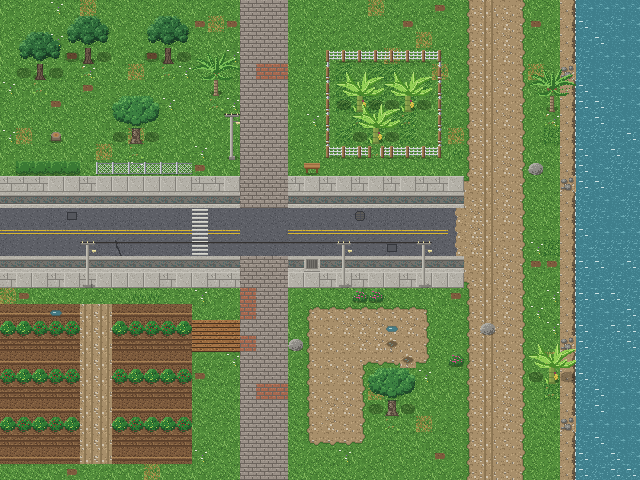

Below is a game level as drawn by its tile map, then a one-line description and the .tmx that defines it (tile-layer data replaced by summaries):
An orthogonal 40x30 tile map with 16x16 px tiles, 4 tile layers (ground, overlay, objects, canopy) and 6 objects (4x light, spawn, zone).

<map version="1.10" tiledversion="1.10.2" orientation="orthogonal" renderorder="right-down" width="40" height="30" tilewidth="16" tileheight="16" infinite="0" nextlayerid="10" nextobjectid="40">
 <tileset firstgid="1" source="../tilesets/town.tsx" />
 <layer id="1" name="ground" width="40" height="30">
  <data>[1200 cells, 1200 non-empty, 47 distinct tile ids]</data>
 </layer>
 <layer id="2" name="overlay" width="40" height="30">
  <data>[1200 cells, 31 non-empty, 3 distinct tile ids]</data>
 </layer>
 <layer id="3" name="objects" width="40" height="30">
  <properties>
   <property name="ysort" type="bool" value="true" />
  </properties>
  <data>[1200 cells, 92 non-empty, 21 distinct tile ids]</data>
 </layer>
 <layer id="4" name="canopy" width="40" height="30">
  <properties>
   <property name="above" type="bool" value="true" />
  </properties>
  <data>[1200 cells, 93 non-empty, 27 distinct tile ids]</data>
 </layer>
 <objectgroup id="5" name="collision" />
 <objectgroup id="6" name="spawns">
  <object id="20" name="default" class="spawn" x="136" y="184">
   <point />
  </object>
 </objectgroup>
 <objectgroup id="7" name="zones">
  <object id="25" name="zone_tiles_demo" class="zone" x="0" y="0" width="640" height="480">
   <properties>
    <property name="zone" value="tiles_demo" />
    <property name="title" value="Demo de tiles" />
    <property name="ambience" value="pueblo" />
   </properties>
  </object>
 </objectgroup>
 <objectgroup id="8" name="lights">
  <object id="30" name="poste_tiles_1" class="light" x="90" y="247" width="8" height="8">
   <properties>
    <property name="radius" type="int" value="70" />
    <property name="r" type="int" value="255" />
    <property name="g" type="int" value="220" />
    <property name="b" type="int" value="150" />
    <property name="intensity" type="float" value="0.9" />
    <property name="only" value="dusk,night" />
   </properties>
  </object>
  <object id="31" name="poste_tiles_2" class="light" x="346" y="247" width="8" height="8">
   <properties>
    <property name="radius" type="int" value="70" />
    <property name="r" type="int" value="255" />
    <property name="g" type="int" value="220" />
    <property name="b" type="int" value="150" />
    <property name="intensity" type="float" value="0.9" />
    <property name="only" value="dusk,night" />
   </properties>
  </object>
  <object id="32" name="poste_tiles_3" class="light" x="426" y="247" width="8" height="8">
   <properties>
    <property name="radius" type="int" value="70" />
    <property name="r" type="int" value="255" />
    <property name="g" type="int" value="220" />
    <property name="b" type="int" value="150" />
    <property name="intensity" type="float" value="0.9" />
    <property name="only" value="dusk,night" />
   </properties>
  </object>
  <object id="33" name="poste_tiles_4" class="light" x="234" y="119" width="8" height="8">
   <properties>
    <property name="radius" type="int" value="70" />
    <property name="r" type="int" value="255" />
    <property name="g" type="int" value="220" />
    <property name="b" type="int" value="150" />
    <property name="intensity" type="float" value="0.9" />
    <property name="only" value="dusk,night" />
   </properties>
  </object>
 </objectgroup>
</map>
